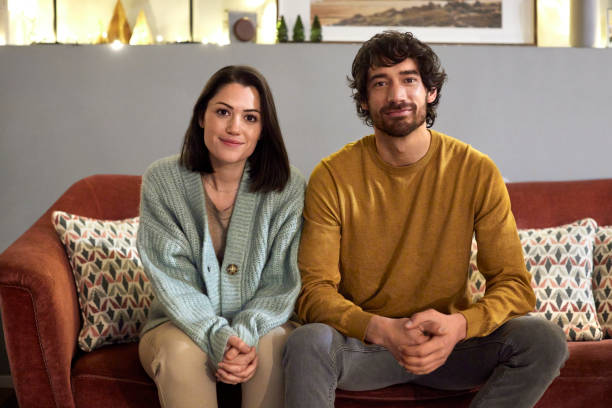
#> input picture image.jpg, 612 x 408 px
$ python project.py
#> lines starting #> are read from the running program, lines starting #| are printed output that depends on the picture; after the words box and inside, x2 and y2 are one past the last pixel; in counts of white or black regions, pixels touching at a corner belong together
import cv2

if __name__ == "__main__":
    # Φορτώνουμε την εικόνα.
    originalImage = cv2.imread("image.jpg")
#> originalImage is the input picture: shape (408, 612, 3); mean B, G, R 96.7, 114.4, 137.5

    if originalImage is None:
        print("Failed to load the image!")
        exit()

    swapedImage = cv2.imread('image.jpg')

    # Ελέγχουμε αν η εικόνα φορτώθηκε επιτυχώς
    if swapedImage is None:
        print("Failed to load the image!")
        exit()

    # Μετατρέπουμε την εικόνα σε grey scaled.
    gray = cv2.cvtColor(swapedImage, cv2.COLOR_BGR2GRAY)
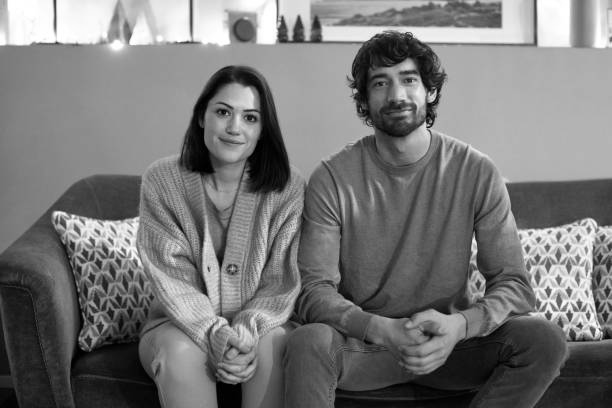
#> gray: shape (408, 612); min 0, max 255, mean 119.3

    # Φορτώνουμε το pre-trained classifier για την αναγνώριση προσώπου.
    haarCascade = cv2.CascadeClassifier('haarcascade_frontalface_default.xml')

    # Κάνουμε αναγνώριση προσώπου.
    faces = haarCascade.detectMultiScale(gray, scaleFactor = 1.1, minNeighbors = 3)
#> faces = [[198, 87, 73, 73], [358, 52, 79, 79]]

    # Προσδιορίζουμε την περιοχή του προσώπου.
    for (x, y, w, h) in faces:
        cv2.rectangle(swapedImage, (x, y), (x + w, y + h), (0, 255, 0), thickness = 2)
#> this loop made 2 passes
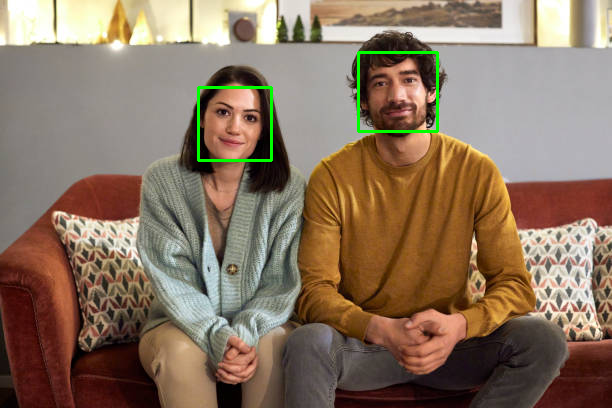
#> swapedImage: shape (408, 612, 3); 0.73% of pixels changed, all inside (x1, y1, x2, y2) = (197, 51, 439, 162)

    # Αν δεν υπάρχουν ακριβώς 2 πρόσωπα στην εικόνα, εμφανίζει κατάλληλο μήνυμα και τερματίζει το πρόγραμμα.
    if len(faces) != 2:
        print("The number of faces in this pictures are different than 2!")
        exit()

    # Παίρνουμε τα δύο πρόσωπα.
    face1 = faces[0]
#> face1 = [198, 87, 73, 73]
    face2 = faces[1]
#> face2 = [358, 52, 79, 79]

    # Παίρνουμε τα 2 πρόσωπα.
    x1, y1, w1, h1 = face1
#> x1 = 198; y1 = 87; w1 = 73; h1 = 73
    x2, y2, w2, h2 = face2
#> x2 = 358; y2 = 52; w2 = 79; h2 = 79
    faceRegion1 = swapedImage[y1:y1+h1, x1:x1+w1]
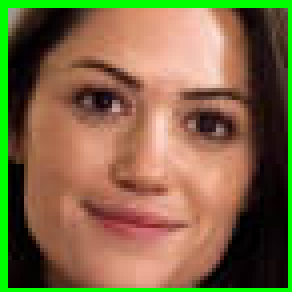
#> faceRegion1: shape (73, 73, 3) (shown 4 times larger); mean B, G, R 69.1, 105.5, 126.7
    faceRegion2 = swapedImage[y2:y2+h2, x2:x2+w2]
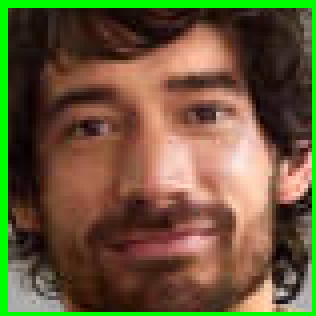
#> faceRegion2: shape (79, 79, 3) (shown 4 times larger); mean B, G, R 57.6, 89.3, 105.1

    # Προσαρμόζουμε το μέγεθος των περιγραμμάτων των προσπώπων για να ταιριάζουν.
    faceRegion1 = cv2.resize(faceRegion1, (w2, h2))
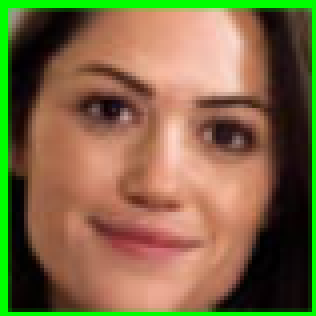
#> faceRegion1: shape (79, 79, 3) (shown 4 times larger); mean B, G, R 68.9, 105.6, 126.5
    faceRegion2 = cv2.resize(faceRegion2, (w1, h1))
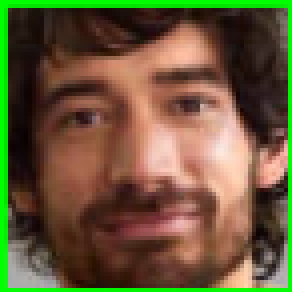
#> faceRegion2: shape (73, 73, 3) (shown 4 times larger); mean B, G, R 57.4, 89.5, 104.8

    # Αντικαθιστούμε τα πρόσωπα.
    swapedImage[y1:y1+h1, x1:x1+w1] = faceRegion2
    swapedImage[y2:y2+h2, x2:x2+w2] = faceRegion1
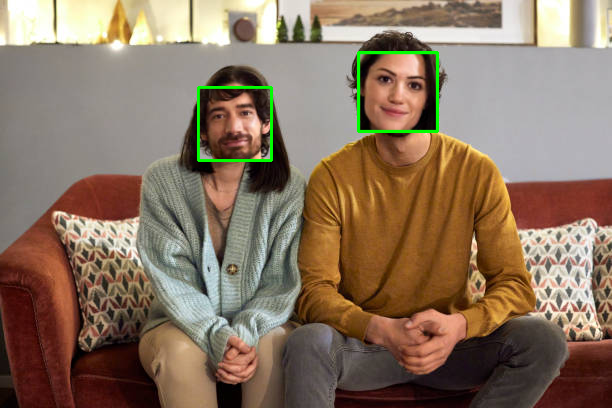
#> swapedImage: shape (408, 612, 3); mean B, G, R 96.3, 115.8, 137

    # Εμφανίζουμε το αποτέλεσμα.
    cv2.namedWindow('Face Detection', cv2.WINDOW_NORMAL)
    cv2.namedWindow('Face Swaped', cv2.WINDOW_NORMAL)
    cv2.imshow('Face Detection', originalImage)
    cv2.imshow('Face Swaped', swapedImage)

    cv2.waitKey(0)
